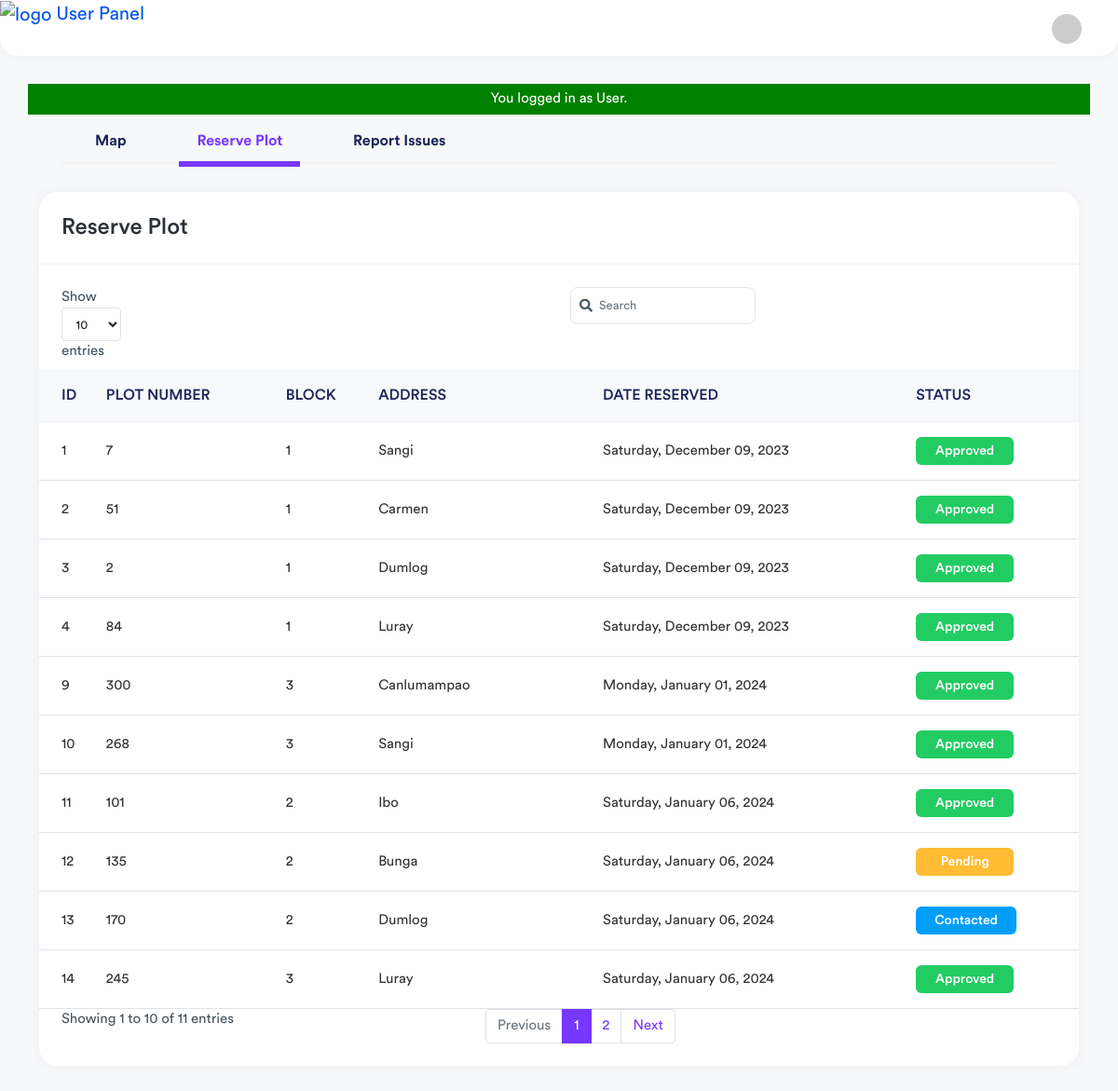
The page /user/index.php?q=view-reserve (signed in) on the database its author committed.
### tables this page shows
CREATE TABLE `tblreserve` (
  `id` int(11) NOT NULL,
  `user_id` int(11) NOT NULL,
  `graveno` int(11) NOT NULL,
  `block` int(11) NOT NULL,
  `location` varchar(100) NOT NULL,
  `status` varchar(100) NOT NULL DEFAULT 'Pending',
  `email` varchar(100) NOT NULL,
  `mobile_number` varchar(100) NOT NULL,
  `created_at` datetime NOT NULL DEFAULT current_timestamp()
);

### user/index.php (called while the page is built, shortened)
<?php
require_once("theme/templates.php");

### include/database.php (called while the page is built, shortened)
<?php
class Database {
	var $sql_string = '';
	private $conn;
	public function open_connection() {
		$this->conn = mysqli_connect(server,user,pass);
		if(!$this->conn){
			echo "Problem in database connection! Contact administrator!";
			exit();
		}else{
			$db_select = mysqli_select_db($this->conn,database_name);
		}
	}
	function setQuery($sql='') {
		$this->sql_string=$sql;
	}
	function executeQuery() {
		$result = mysqli_query($this->conn,$this->sql_string);
		return $result;
	}
	private function confirm_query($result) {
		return $result;
	}
	function loadResultList( $key='' ) {
		$cur = $this->executeQuery();
		$array = array();
		while ($row = mysqli_fetch_object($cur)) {
			if ($key) {
				$array[$row->$key] = $row;
			} else {
				$array[] = $row;
			}
		}
		return $array;
	}
}
$mydb = new Database();
?>

### user/reserved-plot.php (the view, shortened to what this page needs)
<div class="col-xl-12 d-flex">
    <div class="content container-fluid">
        <div class="card invoices-tabs-card">
            <div class="card-body card-body pt-0 pb-0">
                <div class="invoices-items-main-tabs">
                    <div class="row align-items-center">
                        <div class="col-lg-12 col-md-12">
                            <div class="invoices-items-tabs">
                                <ul>
                                    <li><a href="?q=map">Map</a></li>
                                    <li><a href="?q=view-reserve" class="active">Reserve Plot</a></li>
                                    <li><a href="?q=report">Report Issues</a></li>
                                </ul>
                            </div>
                        </div>
                    </div>
                </div>
            </div>
        </div>
        <div class="row">
            <div class="col-12">
                <div class="card card-table">
                    <div class="card-header">
                        <h4 class="card-title">Reserve Plot</h4>
                    </div>
                    <div class="card-body">
                        <div class="table-responsive">
                            <table class="table table-stripped table-hover datatable">
                                <thead class="thead-light">
                                    <tr>
                                        <th>ID</th>
                                        <th>PLOT NUMBER</th>
                                        <th>BLOCK</th>
                                        <th>ADDRESS</th>
                                        <th>DATE RESERVED</th>
                                        <th>STATUS</th>
                                    </tr>
                                </thead>
                                <tbody>
                                    <?php
                                    $sql = "SELECT * FROM tblreserve WHERE user_id = " . $_SESSION['USERID'] . " ORDER BY id ASC";
                                    $mydb->setQuery($sql);
                                    $cur = $mydb->loadResultList();
                                    if ($cur) {
                                        foreach ($cur as $res) {
                                            echo '<tr>';
                                            echo '<td>' . $res->id . '</td>';
                                            echo '<td>' . $res->graveno . '</td>';
                                            echo '<td>' . $res->block . '</td>';
                                            echo '<td>' . $res->location . '</td>';
                                            echo '<td>' . date_format(date_create($res->created_at), 'l, F d, Y') . '</td>';
                                            if ($res->status == 'Pending') {
                                                echo '<td><span class="badge bg-warning">' . $res->status . '</span></td>';
                                            } else if ($res->status == 'Approved') {
                                                echo '<td><span class="badge bg-success">' . $res->status . '</span></td>';
                                            } else if ($res->status == 'Cancelled') {
                                                echo '<td><span class="badge bg-danger">' . $res->status . '</span></td>';
                                            } else if ($res->status == 'Contacted') {
                                                echo '<td><span class="badge bg-info">' . $res->status . '</span></td>';
                                            } else {
                                                echo '<td><span class="badge bg-danger">' . $res->status . '</span></td>';
                                            }
                                            echo '</tr>';
                                        }
                                    } else {
                                        echo '<tr>';
                                        echo '<td colspan="7" style="text-align:center">No Record Found!</td>';
                                        echo '</tr>';
                                    } ?>
                                </tbody>
                            </table>
                        </div>
                    </div>
                </div>
            </div>
        </div>
    </div>
</div>

### rows shown on the page
tblreserve: id "1", graveno "7", block "1", location "Sangi", created_at "Saturday, December 09, 2023", status "Approved"
tblreserve: id "2", graveno "51", block "1", location "Carmen", created_at "Saturday, December 09, 2023", status "Approved"
tblreserve: id "3", graveno "2", block "1", location "Dumlog", created_at "Saturday, December 09, 2023", status "Approved"
tblreserve: id "4", graveno "84", block "1", location "Luray", created_at "Saturday, December 09, 2023", status "Approved"
tblreserve: id "9", graveno "300", block "3", location "Canlumampao", created_at "Monday, January 01, 2024", status "Approved"
tblreserve: id "10", graveno "268", block "3", location "Sangi", created_at "Monday, January 01, 2024", status "Approved"
tblreserve: id "11", graveno "101", block "2", location "Ibo", created_at "Saturday, January 06, 2024", status "Approved"
tblreserve: id "12", graveno "135", block "2", location "Bunga", created_at "Saturday, January 06, 2024", status "Pending"
tblreserve: id "13", graveno "170", block "2", location "Dumlog", created_at "Saturday, January 06, 2024", status "Contacted"
tblreserve: id "14", graveno "245", block "3", location "Luray", created_at "Saturday, January 06, 2024", status "Approved"

### other values the page prints
$_SESSION['message'] "You logged in as User."
